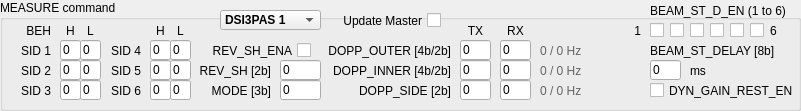
  <widget class="QGroupBox" name="groupBox_24">
   <property name="geometry">
    <rect>
     <x>760</x>
     <y>10</y>
     <width>801</width>
     <height>111</height>
    </rect>
   </property>
   <property name="title">
    <string>MEASURE command</string>
   </property>
   <widget class="QLabel" name="label_323">
    <property name="geometry">
     <rect>
      <x>10</x>
      <y>20</y>
      <width>41</width>
      <height>21</height>
     </rect>
    </property>
    <property name="text">
     <string>BEH</string>
    </property>
    <property name="alignment">
     <set>Qt::AlignRight|Qt::AlignTrailing|Qt::AlignVCenter</set>
    </property>
   </widget>
   <widget class="QLabel" name="label_324">
    <property name="geometry">
     <rect>
      <x>60</x>
      <y>20</y>
      <width>21</width>
      <height>21</height>
     </rect>
    </property>
    <property name="text">
     <string>H</string>
    </property>
    <property name="alignment">
     <set>Qt::AlignCenter</set>
    </property>
   </widget>
   <widget class="QLabel" name="label_325">
    <property name="geometry">
     <rect>
      <x>10</x>
      <y>40</y>
      <width>41</width>
      <height>21</height>
     </rect>
    </property>
    <property name="text">
     <string>SID 1</string>
    </property>
    <property name="alignment">
     <set>Qt::AlignRight|Qt::AlignTrailing|Qt::AlignVCenter</set>
    </property>
   </widget>
   <widget class="CustomControls::LineEdit" name="lineEditREADCRC_40">
    <property name="geometry">
     <rect>
      <x>80</x>
      <y>40</y>
      <width>21</width>
      <height>20</height>
     </rect>
    </property>
    <property name="accessibleName">
     <string>SWriteMEASURE[beh_l1]</string>
    </property>
    <property name="inputMask">
     <string/>
    </property>
    <property name="text">
     <string>0</string>
    </property>
    <property name="readOnly">
     <bool>false</bool>
    </property>
   </widget>
   <widget class="QLabel" name="label_326">
    <property name="geometry">
     <rect>
      <x>10</x>
      <y>60</y>
      <width>41</width>
      <height>21</height>
     </rect>
    </property>
    <property name="text">
     <string>SID 2</string>
    </property>
    <property name="alignment">
     <set>Qt::AlignRight|Qt::AlignTrailing|Qt::AlignVCenter</set>
    </property>
   </widget>
   <widget class="QLabel" name="label_327">
    <property name="geometry">
     <rect>
      <x>10</x>
      <y>80</y>
      <width>41</width>
      <height>21</height>
     </rect>
    </property>
    <property name="text">
     <string>SID 3</string>
    </property>
    <property name="alignment">
     <set>Qt::AlignRight|Qt::AlignTrailing|Qt::AlignVCenter</set>
    </property>
   </widget>
   <widget class="QLabel" name="label_328">
    <property name="geometry">
     <rect>
      <x>100</x>
      <y>40</y>
      <width>41</width>
      <height>21</height>
     </rect>
    </property>
    <property name="text">
     <string>SID 4</string>
    </property>
    <property name="alignment">
     <set>Qt::AlignRight|Qt::AlignTrailing|Qt::AlignVCenter</set>
    </property>
   </widget>
   <widget class="QLabel" name="label_329">
    <property name="geometry">
     <rect>
      <x>100</x>
      <y>60</y>
      <width>41</width>
      <height>21</height>
     </rect>
    </property>
    <property name="text">
     <string>SID 5</string>
    </property>
    <property name="alignment">
     <set>Qt::AlignRight|Qt::AlignTrailing|Qt::AlignVCenter</set>
    </property>
   </widget>
   <widget class="CustomControls::LineEdit" name="lineEditREADCRC_42">
    <property name="geometry">
     <rect>
      <x>80</x>
      <y>60</y>
      <width>21</width>
      <height>20</height>
     </rect>
    </property>
    <property name="accessibleName">
     <string>SWriteMEASURE[beh_l2]</string>
    </property>
    <property name="inputMask">
     <string/>
    </property>
    <property name="text">
     <string>0</string>
    </property>
    <property name="readOnly">
     <bool>false</bool>
    </property>
   </widget>
   <widget class="CustomControls::LineEdit" name="lineEditREADCRC_44">
    <property name="geometry">
     <rect>
      <x>80</x>
      <y>80</y>
      <width>21</width>
      <height>20</height>
     </rect>
    </property>
    <property name="accessibleName">
     <string>SWriteMEASURE[beh_l3]</string>
    </property>
    <property name="inputMask">
     <string/>
    </property>
    <property name="text">
     <string>0</string>
    </property>
    <property name="readOnly">
     <bool>false</bool>
    </property>
   </widget>
   <widget class="CustomControls::LineEdit" name="lineEditREADCRC_46">
    <property name="geometry">
     <rect>
      <x>170</x>
      <y>40</y>
      <width>21</width>
      <height>20</height>
     </rect>
    </property>
    <property name="accessibleName">
     <string>SWriteMEASURE[beh_l4]</string>
    </property>
    <property name="inputMask">
     <string/>
    </property>
    <property name="text">
     <string>0</string>
    </property>
    <property name="readOnly">
     <bool>false</bool>
    </property>
   </widget>
   <widget class="CustomControls::LineEdit" name="lineEditREADCRC_48">
    <property name="geometry">
     <rect>
      <x>170</x>
      <y>60</y>
      <width>21</width>
      <height>20</height>
     </rect>
    </property>
    <property name="accessibleName">
     <string>SWriteMEASURE[beh_l5]</string>
    </property>
    <property name="inputMask">
     <string/>
    </property>
    <property name="text">
     <string>0</string>
    </property>
    <property name="readOnly">
     <bool>false</bool>
    </property>
   </widget>
   <widget class="QLabel" name="label_330">
    <property name="geometry">
     <rect>
      <x>100</x>
      <y>80</y>
      <width>41</width>
      <height>21</height>
     </rect>
    </property>
    <property name="text">
     <string>SID 6</string>
    </property>
    <property name="alignment">
     <set>Qt::AlignRight|Qt::AlignTrailing|Qt::AlignVCenter</set>
    </property>
   </widget>
   <widget class="CustomControls::LineEdit" name="lineEditREADCRC_50">
    <property name="geometry">
     <rect>
      <x>170</x>
      <y>80</y>
      <width>21</width>
      <height>20</height>
     </rect>
    </property>
    <property name="accessibleName">
     <string>SWriteMEASURE[beh_l6]</string>
    </property>
    <property name="inputMask">
     <string/>
    </property>
    <property name="text">
     <string>0</string>
    </property>
    <property name="readOnly">
     <bool>false</bool>
    </property>
   </widget>
   <widget class="CustomControls::LineEdit" name="lineEditREADCRC_32">
    <property name="geometry">
     <rect>
      <x>280</x>
      <y>80</y>
      <width>41</width>
      <height>20</height>
     </rect>
    </property>
    <property name="accessibleName">
     <string>SWriteMEASURE[mode]</string>
    </property>
    <property name="inputMask">
     <string/>
    </property>
    <property name="text">
     <string>0</string>
    </property>
    <property name="readOnly">
     <bool>false</bool>
    </property>
   </widget>
   <widget class="QLabel" name="label_308">
    <property name="geometry">
     <rect>
      <x>190</x>
      <y>80</y>
      <width>81</width>
      <height>21</height>
     </rect>
    </property>
    <property name="text">
     <string>MODE [3b]</string>
    </property>
    <property name="alignment">
     <set>Qt::AlignRight|Qt::AlignTrailing|Qt::AlignVCenter</set>
    </property>
   </widget>
   <widget class="QLabel" name="label_331">
    <property name="geometry">
     <rect>
      <x>80</x>
      <y>20</y>
      <width>21</width>
      <height>21</height>
     </rect>
    </property>
    <property name="text">
     <string>L</string>
    </property>
    <property name="alignment">
     <set>Qt::AlignCenter</set>
    </property>
   </widget>
   <widget class="CustomControls::LineEdit" name="lineEditREADCRC_37">
    <property name="geometry">
     <rect>
      <x>460</x>
      <y>80</y>
      <width>31</width>
      <height>20</height>
     </rect>
    </property>
    <property name="accessibleName">
     <string>SWriteMEASURE[doppler_tx_side]</string>
    </property>
    <property name="inputMask">
     <string/>
    </property>
    <property name="text">
     <string>0</string>
    </property>
    <property name="readOnly">
     <bool>false</bool>
    </property>
   </widget>
   <widget class="CustomControls::LineEdit" name="lineEditREADCRC_36">
    <property name="geometry">
     <rect>
      <x>460</x>
      <y>60</y>
      <width>31</width>
      <height>20</height>
     </rect>
    </property>
    <property name="accessibleName">
     <string>SWriteMEASURE[doppler_tx_inner]</string>
    </property>
    <property name="inputMask">
     <string/>
    </property>
    <property name="text">
     <string>0</string>
    </property>
    <property name="readOnly">
     <bool>false</bool>
    </property>
   </widget>
   <widget class="QLabel" name="label_320">
    <property name="geometry">
     <rect>
      <x>320</x>
      <y>40</y>
      <width>131</width>
      <height>21</height>
     </rect>
    </property>
    <property name="text">
     <string>DOPP_OUTER [4b/2b]</string>
    </property>
    <property name="alignment">
     <set>Qt::AlignRight|Qt::AlignTrailing|Qt::AlignVCenter</set>
    </property>
   </widget>
   <widget class="QLabel" name="label_332">
    <property name="geometry">
     <rect>
      <x>170</x>
      <y>20</y>
      <width>21</width>
      <height>21</height>
     </rect>
    </property>
    <property name="text">
     <string>L</string>
    </property>
    <property name="alignment">
     <set>Qt::AlignCenter</set>
    </property>
   </widget>
   <widget class="QLabel" name="label_333">
    <property name="geometry">
     <rect>
      <x>150</x>
      <y>20</y>
      <width>21</width>
      <height>21</height>
     </rect>
    </property>
    <property name="text">
     <string>H</string>
    </property>
    <property name="alignment">
     <set>Qt::AlignCenter</set>
    </property>
   </widget>
   <widget class="CustomControls::ComboBox" name="comboBox">
    <property name="geometry">
     <rect>
      <x>220</x>
      <y>10</y>
      <width>101</width>
      <height>20</height>
     </rect>
    </property>
    <property name="font">
     <font>
      <weight>75</weight>
      <bold>true</bold>
     </font>
    </property>
    <property name="accessibleName">
     <string>CHANNEL</string>
    </property>
    <property name="currentIndex">
     <number>0</number>
    </property>
    <item>
     <property name="text">
      <string>DSI3PAS 1</string>
     </property>
    </item>
    <item>
     <property name="text">
      <string>DSI3PAS 2</string>
     </property>
    </item>
   </widget>
   <widget class="CustomControls::LineEdit" name="lineEditREADCRC_49">
    <property name="geometry">
     <rect>
      <x>150</x>
      <y>80</y>
      <width>21</width>
      <height>20</height>
     </rect>
    </property>
    <property name="accessibleName">
     <string>SWriteMEASURE[beh_h6]</string>
    </property>
    <property name="inputMask">
     <string/>
    </property>
    <property name="text">
     <string>0</string>
    </property>
    <property name="readOnly">
     <bool>false</bool>
    </property>
   </widget>
   <widget class="CustomControls::LineEdit" name="lineEditREADCRC_47">
    <property name="geometry">
     <rect>
      <x>150</x>
      <y>60</y>
      <width>21</width>
      <height>20</height>
     </rect>
    </property>
    <property name="accessibleName">
     <string>SWriteMEASURE[beh_h5]</string>
    </property>
    <property name="inputMask">
     <string/>
    </property>
    <property name="text">
     <string>0</string>
    </property>
    <property name="readOnly">
     <bool>false</bool>
    </property>
   </widget>
   <widget class="CustomControls::LineEdit" name="lineEditREADCRC_45">
    <property name="geometry">
     <rect>
      <x>150</x>
      <y>40</y>
      <width>21</width>
      <height>20</height>
     </rect>
    </property>
    <property name="accessibleName">
     <string>SWriteMEASURE[beh_h4]</string>
    </property>
    <property name="inputMask">
     <string/>
    </property>
    <property name="text">
     <string>0</string>
    </property>
    <property name="readOnly">
     <bool>false</bool>
    </property>
   </widget>
   <widget class="CustomControls::LineEdit" name="lineEditREADCRC_43">
    <property name="geometry">
     <rect>
      <x>60</x>
      <y>80</y>
      <width>21</width>
      <height>20</height>
     </rect>
    </property>
    <property name="accessibleName">
     <string>SWriteMEASURE[beh_h3]</string>
    </property>
    <property name="inputMask">
     <string/>
    </property>
    <property name="text">
     <string>0</string>
    </property>
    <property name="readOnly">
     <bool>false</bool>
    </property>
   </widget>
   <widget class="CustomControls::LineEdit" name="lineEditREADCRC_41">
    <property name="geometry">
     <rect>
      <x>60</x>
      <y>60</y>
      <width>21</width>
      <height>20</height>
     </rect>
    </property>
    <property name="accessibleName">
     <string>SWriteMEASURE[beh_h2]</string>
    </property>
    <property name="inputMask">
     <string/>
    </property>
    <property name="text">
     <string>0</string>
    </property>
    <property name="readOnly">
     <bool>false</bool>
    </property>
   </widget>
   <widget class="CustomControls::LineEdit" name="lineEditREADCRC_39">
    <property name="geometry">
     <rect>
      <x>60</x>
      <y>40</y>
      <width>21</width>
      <height>20</height>
     </rect>
    </property>
    <property name="accessibleName">
     <string>SWriteMEASURE[beh_h1]</string>
    </property>
    <property name="inputMask">
     <string/>
    </property>
    <property name="text">
     <string>0</string>
    </property>
    <property name="readOnly">
     <bool>false</bool>
    </property>
   </widget>
   <widget class="CustomControls::LineEdit" name="lineEditREADCRC_38">
    <property name="geometry">
     <rect>
      <x>460</x>
      <y>40</y>
      <width>31</width>
      <height>20</height>
     </rect>
    </property>
    <property name="accessibleName">
     <string>SWriteMEASURE[doppler_tx_outer]</string>
    </property>
    <property name="inputMask">
     <string/>
    </property>
    <property name="text">
     <string>0</string>
    </property>
    <property name="readOnly">
     <bool>false</bool>
    </property>
   </widget>
   <widget class="CustomControls::LineEdit" name="lineEditREADCRC_51">
    <property name="geometry">
     <rect>
      <x>500</x>
      <y>60</y>
      <width>31</width>
      <height>20</height>
     </rect>
    </property>
    <property name="accessibleName">
     <string>SWriteMEASURE[doppler_rx_inner]</string>
    </property>
    <property name="inputMask">
     <string/>
    </property>
    <property name="text">
     <string>0</string>
    </property>
    <property name="readOnly">
     <bool>false</bool>
    </property>
   </widget>
   <widget class="CustomControls::LineEdit" name="lineEditREADCRC_52">
    <property name="geometry">
     <rect>
      <x>500</x>
      <y>40</y>
      <width>31</width>
      <height>20</height>
     </rect>
    </property>
    <property name="accessibleName">
     <string>SWriteMEASURE[doppler_rx_outer]</string>
    </property>
    <property name="inputMask">
     <string/>
    </property>
    <property name="text">
     <string>0</string>
    </property>
    <property name="readOnly">
     <bool>false</bool>
    </property>
   </widget>
   <widget class="CustomControls::LineEdit" name="lineEditREADCRC_53">
    <property name="geometry">
     <rect>
      <x>500</x>
      <y>80</y>
      <width>31</width>
      <height>20</height>
     </rect>
    </property>
    <property name="accessibleName">
     <string>SWriteMEASURE[doppler_rx_side]</string>
    </property>
    <property name="inputMask">
     <string/>
    </property>
    <property name="text">
     <string>0</string>
    </property>
    <property name="readOnly">
     <bool>false</bool>
    </property>
   </widget>
   <widget class="QLabel" name="label_321">
    <property name="geometry">
     <rect>
      <x>320</x>
      <y>60</y>
      <width>131</width>
      <height>21</height>
     </rect>
    </property>
    <property name="text">
     <string>DOPP_INNER [4b/2b]</string>
    </property>
    <property name="alignment">
     <set>Qt::AlignRight|Qt::AlignTrailing|Qt::AlignVCenter</set>
    </property>
   </widget>
   <widget class="QLabel" name="label_322">
    <property name="geometry">
     <rect>
      <x>320</x>
      <y>80</y>
      <width>131</width>
      <height>21</height>
     </rect>
    </property>
    <property name="text">
     <string>DOPP_SIDE [2b]</string>
    </property>
    <property name="alignment">
     <set>Qt::AlignRight|Qt::AlignTrailing|Qt::AlignVCenter</set>
    </property>
   </widget>
   <widget class="QLabel" name="label_334">
    <property name="geometry">
     <rect>
      <x>460</x>
      <y>20</y>
      <width>31</width>
      <height>21</height>
     </rect>
    </property>
    <property name="text">
     <string>TX</string>
    </property>
    <property name="alignment">
     <set>Qt::AlignCenter</set>
    </property>
   </widget>
   <widget class="QLabel" name="label_335">
    <property name="geometry">
     <rect>
      <x>500</x>
      <y>20</y>
      <width>31</width>
      <height>21</height>
     </rect>
    </property>
    <property name="text">
     <string>RX</string>
    </property>
    <property name="alignment">
     <set>Qt::AlignCenter</set>
    </property>
   </widget>
   <widget class="QLabel" name="labelDopplerOuter">
    <property name="geometry">
     <rect>
      <x>540</x>
      <y>40</y>
      <width>111</width>
      <height>21</height>
     </rect>
    </property>
    <property name="palette">
     <palette>
      <active>
       <colorrole role="WindowText">
        <brush brushstyle="SolidPattern">
         <color alpha="255">
          <red>100</red>
          <green>100</green>
          <blue>100</blue>
         </color>
        </brush>
       </colorrole>
       <colorrole role="Text">
        <brush brushstyle="SolidPattern">
         <color alpha="255">
          <red>0</red>
          <green>0</green>
          <blue>0</blue>
         </color>
        </brush>
       </colorrole>
      </active>
      <inactive>
       <colorrole role="WindowText">
        <brush brushstyle="SolidPattern">
         <color alpha="255">
          <red>100</red>
          <green>100</green>
          <blue>100</blue>
         </color>
        </brush>
       </colorrole>
       <colorrole role="Text">
        <brush brushstyle="SolidPattern">
         <color alpha="255">
          <red>0</red>
          <green>0</green>
          <blue>0</blue>
         </color>
        </brush>
       </colorrole>
      </inactive>
      <disabled>
       <colorrole role="WindowText">
        <brush brushstyle="SolidPattern">
         <color alpha="255">
          <red>120</red>
          <green>120</green>
          <blue>120</blue>
         </color>
        </brush>
       </colorrole>
       <colorrole role="Text">
        <brush brushstyle="SolidPattern">
         <color alpha="255">
          <red>120</red>
          <green>120</green>
          <blue>120</blue>
         </color>
        </brush>
       </colorrole>
      </disabled>
     </palette>
    </property>
    <property name="text">
     <string>0 / 0 Hz</string>
    </property>
    <property name="alignment">
     <set>Qt::AlignLeading|Qt::AlignLeft|Qt::AlignVCenter</set>
    </property>
   </widget>
   <widget class="QLabel" name="labelDopplerInner">
    <property name="geometry">
     <rect>
      <x>540</x>
      <y>60</y>
      <width>111</width>
      <height>21</height>
     </rect>
    </property>
    <property name="palette">
     <palette>
      <active>
       <colorrole role="WindowText">
        <brush brushstyle="SolidPattern">
         <color alpha="255">
          <red>100</red>
          <green>100</green>
          <blue>100</blue>
         </color>
        </brush>
       </colorrole>
       <colorrole role="Text">
        <brush brushstyle="SolidPattern">
         <color alpha="255">
          <red>0</red>
          <green>0</green>
          <blue>0</blue>
         </color>
        </brush>
       </colorrole>
      </active>
      <inactive>
       <colorrole role="WindowText">
        <brush brushstyle="SolidPattern">
         <color alpha="255">
          <red>100</red>
          <green>100</green>
          <blue>100</blue>
         </color>
        </brush>
       </colorrole>
       <colorrole role="Text">
        <brush brushstyle="SolidPattern">
         <color alpha="255">
          <red>0</red>
          <green>0</green>
          <blue>0</blue>
         </color>
        </brush>
       </colorrole>
      </inactive>
      <disabled>
       <colorrole role="WindowText">
        <brush brushstyle="SolidPattern">
         <color alpha="255">
          <red>120</red>
          <green>120</green>
          <blue>120</blue>
         </color>
        </brush>
       </colorrole>
       <colorrole role="Text">
        <brush brushstyle="SolidPattern">
         <color alpha="255">
          <red>120</red>
          <green>120</green>
          <blue>120</blue>
         </color>
        </brush>
       </colorrole>
      </disabled>
     </palette>
    </property>
    <property name="text">
     <string>0 / 0 Hz</string>
    </property>
    <property name="alignment">
     <set>Qt::AlignLeading|Qt::AlignLeft|Qt::AlignVCenter</set>
    </property>
   </widget>
   <widget class="QLabel" name="labelDopplerSide">
    <property name="geometry">
     <rect>
      <x>540</x>
      <y>80</y>
      <width>111</width>
      <height>21</height>
     </rect>
    </property>
    <property name="palette">
     <palette>
      <active>
       <colorrole role="WindowText">
        <brush brushstyle="SolidPattern">
         <color alpha="255">
          <red>100</red>
          <green>100</green>
          <blue>100</blue>
         </color>
        </brush>
       </colorrole>
       <colorrole role="Text">
        <brush brushstyle="SolidPattern">
         <color alpha="255">
          <red>0</red>
          <green>0</green>
          <blue>0</blue>
         </color>
        </brush>
       </colorrole>
      </active>
      <inactive>
       <colorrole role="WindowText">
        <brush brushstyle="SolidPattern">
         <color alpha="255">
          <red>100</red>
          <green>100</green>
          <blue>100</blue>
         </color>
        </brush>
       </colorrole>
       <colorrole role="Text">
        <brush brushstyle="SolidPattern">
         <color alpha="255">
          <red>0</red>
          <green>0</green>
          <blue>0</blue>
         </color>
        </brush>
       </colorrole>
      </inactive>
      <disabled>
       <colorrole role="WindowText">
        <brush brushstyle="SolidPattern">
         <color alpha="255">
          <red>120</red>
          <green>120</green>
          <blue>120</blue>
         </color>
        </brush>
       </colorrole>
       <colorrole role="Text">
        <brush brushstyle="SolidPattern">
         <color alpha="255">
          <red>120</red>
          <green>120</green>
          <blue>120</blue>
         </color>
        </brush>
       </colorrole>
      </disabled>
     </palette>
    </property>
    <property name="text">
     <string>0 / 0 Hz</string>
    </property>
    <property name="alignment">
     <set>Qt::AlignLeading|Qt::AlignLeft|Qt::AlignVCenter</set>
    </property>
   </widget>
   <widget class="CustomControls::CheckBox" name="checkBox_10">
    <property name="geometry">
     <rect>
      <x>330</x>
      <y>10</y>
      <width>111</width>
      <height>21</height>
     </rect>
    </property>
    <property name="accessibleName">
     <string>UPDATE_MASTER</string>
    </property>
    <property name="layoutDirection">
     <enum>Qt::RightToLeft</enum>
    </property>
    <property name="text">
     <string>Update Master</string>
    </property>
   </widget>
   <widget class="QLabel" name="label_311">
    <property name="geometry">
     <rect>
      <x>190</x>
      <y>60</y>
      <width>81</width>
      <height>21</height>
     </rect>
    </property>
    <property name="text">
     <string>REV_SH [2b]</string>
    </property>
    <property name="alignment">
     <set>Qt::AlignRight|Qt::AlignTrailing|Qt::AlignVCenter</set>
    </property>
   </widget>
   <widget class="CustomControls::LineEdit" name="lineEditREADCRC_34">
    <property name="geometry">
     <rect>
      <x>280</x>
      <y>60</y>
      <width>41</width>
      <height>20</height>
     </rect>
    </property>
    <property name="accessibleName">
     <string>SWriteMEASURE[rev_sh]</string>
    </property>
    <property name="inputMask">
     <string/>
    </property>
    <property name="text">
     <string>0</string>
    </property>
    <property name="readOnly">
     <bool>false</bool>
    </property>
   </widget>
   <widget class="CustomControls::CheckBox" name="checkBox_42">
    <property name="geometry">
     <rect>
      <x>200</x>
      <y>40</y>
      <width>111</width>
      <height>21</height>
     </rect>
    </property>
    <property name="accessibleName">
     <string>SWriteMEASURE[rev_sh_ena]</string>
    </property>
    <property name="layoutDirection">
     <enum>Qt::RightToLeft</enum>
    </property>
    <property name="text">
     <string>REV_SH_ENA</string>
    </property>
   </widget>
   <widget class="QLabel" name="label_bsden">
    <property name="geometry">
     <rect>
      <x>650</x>
      <y>0</y>
      <width>151</width>
      <height>21</height>
     </rect>
    </property>
    <property name="text">
     <string>BEAM_ST_D_EN (1 to 6)</string>
    </property>
    <property name="alignment">
     <set>Qt::AlignLeading|Qt::AlignLeft|Qt::AlignVCenter</set>
    </property>
   </widget>
   <widget class="CustomControls::CheckBox" name="checkBox_dgre">
    <property name="geometry">
     <rect>
      <x>650</x>
      <y>80</y>
      <width>151</width>
      <height>21</height>
     </rect>
    </property>
    <property name="accessibleName">
     <string>SWriteMEASUREadd[dyn_gain_restart_ena]</string>
    </property>
    <property name="layoutDirection">
     <enum>Qt::LeftToRight</enum>
    </property>
    <property name="text">
     <string>DYN_GAIN_REST_EN</string>
    </property>
   </widget>
   <widget class="CustomControls::CheckBox" name="checkBox_bsden1">
    <property name="geometry">
     <rect>
      <x>650</x>
      <y>20</y>
      <width>21</width>
      <height>21</height>
     </rect>
    </property>
    <property name="accessibleName">
     <string>SWriteMEASUREadd[bsde1]</string>
    </property>
    <property name="layoutDirection">
     <enum>Qt::LeftToRight</enum>
    </property>
    <property name="text">
     <string/>
    </property>
   </widget>
   <widget class="CustomControls::CheckBox" name="checkBox_bsden2">
    <property name="geometry">
     <rect>
      <x>670</x>
      <y>20</y>
      <width>21</width>
      <height>21</height>
     </rect>
    </property>
    <property name="accessibleName">
     <string>SWriteMEASUREadd[bsde2]</string>
    </property>
    <property name="layoutDirection">
     <enum>Qt::LeftToRight</enum>
    </property>
    <property name="text">
     <string/>
    </property>
   </widget>
   <widget class="CustomControls::CheckBox" name="checkBox_bsden3">
    <property name="geometry">
     <rect>
      <x>690</x>
      <y>20</y>
      <width>21</width>
      <height>21</height>
     </rect>
    </property>
    <property name="accessibleName">
     <string>SWriteMEASUREadd[bsde3]</string>
    </property>
    <property name="layoutDirection">
     <enum>Qt::LeftToRight</enum>
    </property>
    <property name="text">
     <string/>
    </property>
   </widget>
   <widget class="CustomControls::CheckBox" name="checkBox_bsden4">
    <property name="geometry">
     <rect>
      <x>710</x>
      <y>20</y>
      <width>21</width>
      <height>21</height>
     </rect>
    </property>
    <property name="accessibleName">
     <string>SWriteMEASUREadd[bsde4]</string>
    </property>
    <property name="layoutDirection">
     <enum>Qt::LeftToRight</enum>
    </property>
    <property name="text">
     <string/>
    </property>
   </widget>
   <widget class="CustomControls::CheckBox" name="checkBox_bsden6">
    <property name="geometry">
     <rect>
      <x>750</x>
      <y>20</y>
      <width>21</width>
      <height>21</height>
     </rect>
    </property>
    <property name="accessibleName">
     <string>SWriteMEASUREadd[bsde6]</string>
    </property>
    <property name="layoutDirection">
     <enum>Qt::LeftToRight</enum>
    </property>
    <property name="text">
     <string/>
    </property>
   </widget>
   <widget class="CustomControls::CheckBox" name="checkBox_bsden5">
    <property name="geometry">
     <rect>
      <x>730</x>
      <y>20</y>
      <width>21</width>
      <height>21</height>
     </rect>
    </property>
    <property name="accessibleName">
     <string>SWriteMEASUREadd[bsde5]</string>
    </property>
    <property name="layoutDirection">
     <enum>Qt::LeftToRight</enum>
    </property>
    <property name="text">
     <string/>
    </property>
   </widget>
   <widget class="CustomControls::LineEdit" name="lineEdit_bsd">
    <property name="geometry">
     <rect>
      <x>650</x>
      <y>60</y>
      <width>31</width>
      <height>20</height>
     </rect>
    </property>
    <property name="accessibleName">
     <string>SWriteMEASUREadd[beam_start_delay]</string>
    </property>
    <property name="inputMask">
     <string/>
    </property>
    <property name="text">
     <string>0</string>
    </property>
    <property name="readOnly">
     <bool>false</bool>
    </property>
   </widget>
   <widget class="QLabel" name="label_bsd">
    <property name="geometry">
     <rect>
      <x>650</x>
      <y>40</y>
      <width>151</width>
      <height>21</height>
     </rect>
    </property>
    <property name="text">
     <string>BEAM_ST_DELAY [8b]</string>
    </property>
    <property name="alignment">
     <set>Qt::AlignLeading|Qt::AlignLeft|Qt::AlignVCenter</set>
    </property>
   </widget>
   <widget class="QLabel" name="label_bsdms">
    <property name="geometry">
     <rect>
      <x>690</x>
      <y>60</y>
      <width>91</width>
      <height>21</height>
     </rect>
    </property>
    <property name="text">
     <string>ms</string>
    </property>
    <property name="alignment">
     <set>Qt::AlignLeading|Qt::AlignLeft|Qt::AlignVCenter</set>
    </property>
   </widget>
   <widget class="QLabel" name="label_bsden6">
    <property name="geometry">
     <rect>
      <x>770</x>
      <y>20</y>
      <width>21</width>
      <height>21</height>
     </rect>
    </property>
    <property name="text">
     <string>6</string>
    </property>
    <property name="alignment">
     <set>Qt::AlignLeading|Qt::AlignLeft|Qt::AlignVCenter</set>
    </property>
   </widget>
   <widget class="QLabel" name="label_bsden1">
    <property name="geometry">
     <rect>
      <x>620</x>
      <y>20</y>
      <width>21</width>
      <height>21</height>
     </rect>
    </property>
    <property name="layoutDirection">
     <enum>Qt::LeftToRight</enum>
    </property>
    <property name="text">
     <string>1</string>
    </property>
    <property name="alignment">
     <set>Qt::AlignRight|Qt::AlignTrailing|Qt::AlignVCenter</set>
    </property>
   </widget>
  </widget>
